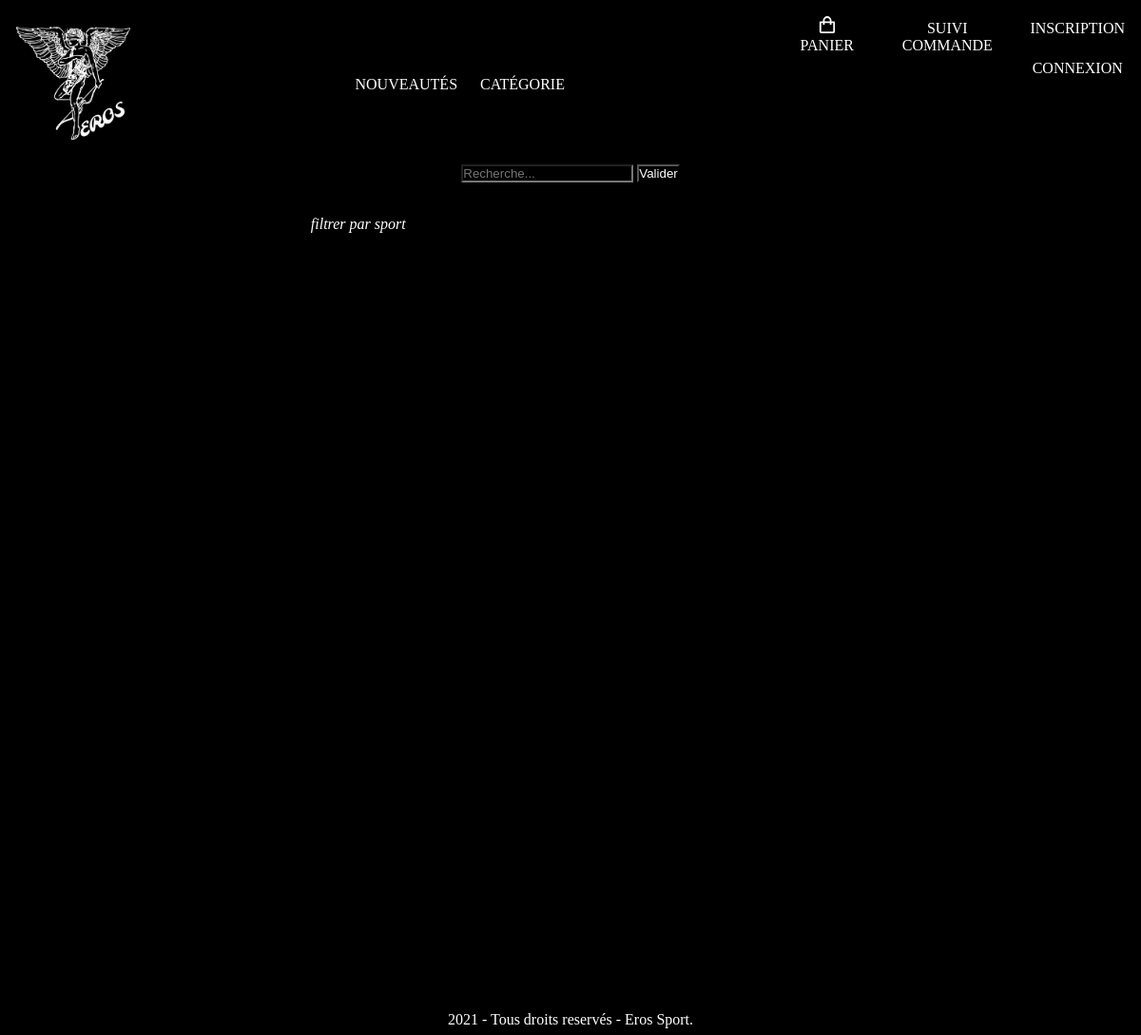
/categorie.php?categorie=Maillot, run on an earlier commit of the app's database.
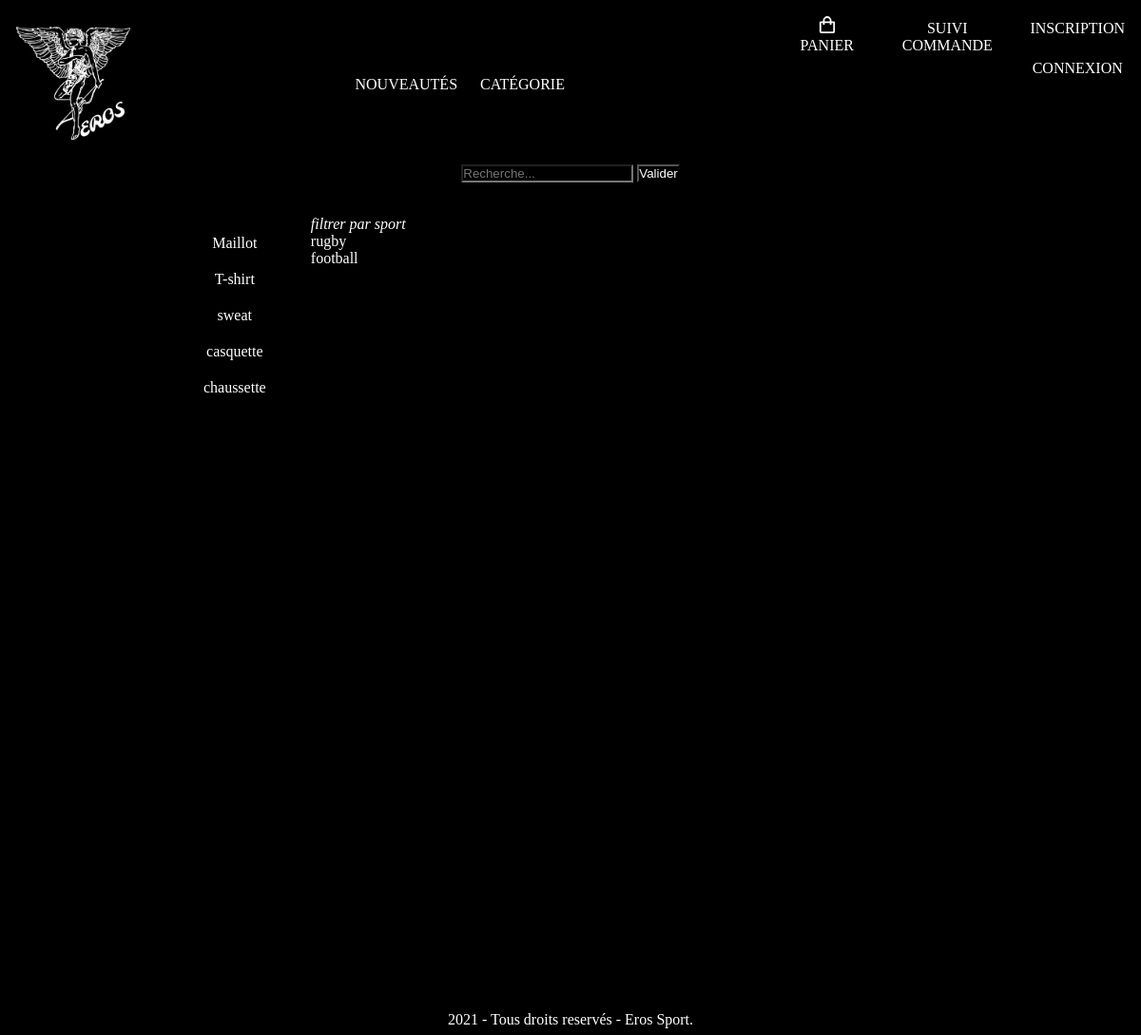
And on a later commit of the database.
### tables this page shows
CREATE TABLE IF NOT EXISTS `categorie` (
  `id_categorie` int(11) NOT NULL AUTO_INCREMENT,
  `categorie` varchar(255) NOT NULL,
  PRIMARY KEY (`id_categorie`)
);

CREATE TABLE IF NOT EXISTS `sous_categorie` (
  `id_sous_categorie` int(11) NOT NULL AUTO_INCREMENT,
  `nom` varchar(255) NOT NULL,
  PRIMARY KEY (`id_sous_categorie`)
);

### inc/init.inc.php (called while the page is built, shortened)
<?php
$mysqli = new mysqli("localhost", "root", "", "boutique");
$contenu = '';
require_once("fonction.inc.php");
?>

### inc/fonction.inc.php (called while the page is built, shortened)
<?php
function executeRequete($req)
{
    global $mysqli;
    $resultat = $mysqli->query($req);
    return $resultat;
}
?>

### public/categorie.php (the view, shortened to what this page needs)
<?php
require_once("../inc/init.inc.php");
$categories_des_produits = executeRequete("SELECT * FROM categorie");
$contenu .= '<div class="boutique-gauche">';
$contenu .= "<ul>";
while($cat = $categories_des_produits->fetch_assoc())
{
    $contenu .= "<li><a href='?categorie=" . $cat['id_categorie'] . "'>" . $cat['categorie'] . "</a></li>";
}
$contenu .= "</ul>";
$contenu .= "</div>";
$contenu .= '<div class="boutique-droite">';
if(isset($_GET['categorie']))
{
    $contenu .= '<div class="sous-categorie">';
    $sous_categorie = executeRequete(
        "SELECT *
        FROM sous_categorie
    ");
    $contenu .="<i>filtrer par sport</i><br>";
    while ($a = $sous_categorie->fetch_assoc()) {
        $contenu .= "<a class='link_sous_categorie' href='?categorie=" . $_GET['categorie'] . "&sous_categorie=". $a['id_sous_categorie'] ."'>" . $a['nom'] . "</a><br>";
    }
    $contenu .= '</div>';
}
$contenu .= '</div>';
require_once("../inc/haut.inc.php");?>
<div class="cat">
<?php echo $contenu;?>
</div>
<?php require_once("../inc/bas.inc.php"); ?>

What changed in the data, as far as the page shows it:
added categorie: categorie "Maillot"
added categorie: categorie "T-shirt"
added categorie: categorie "sweat"
added categorie: categorie "casquette"
added categorie: categorie "chaussette"
added sous_categorie: nom "rugby"
added sous_categorie: nom "football"
